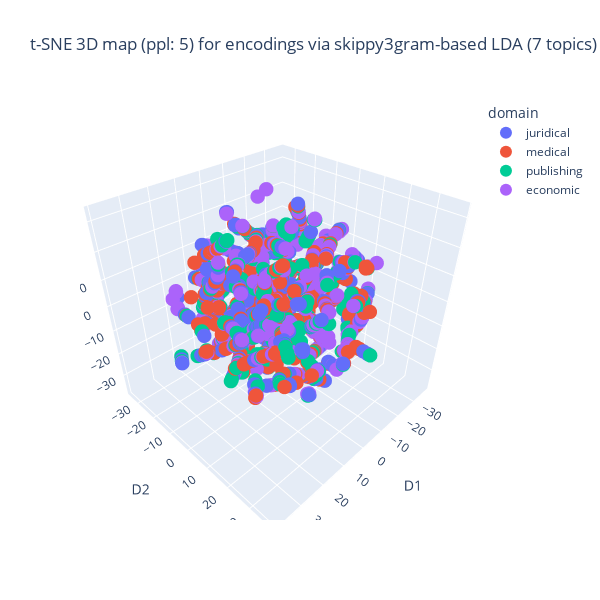
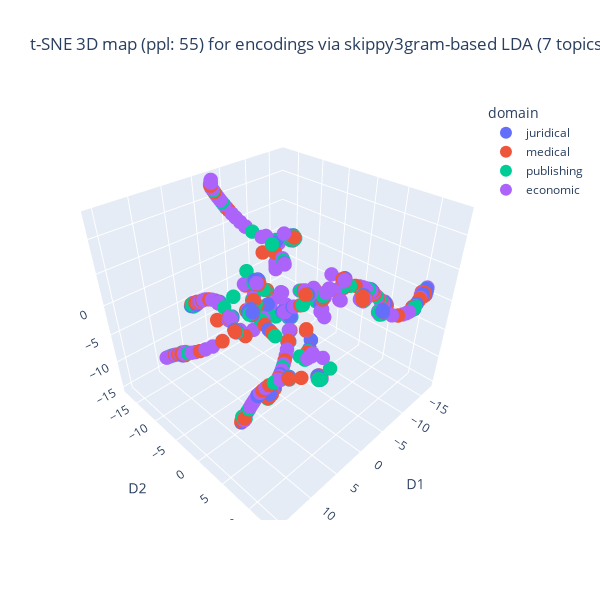
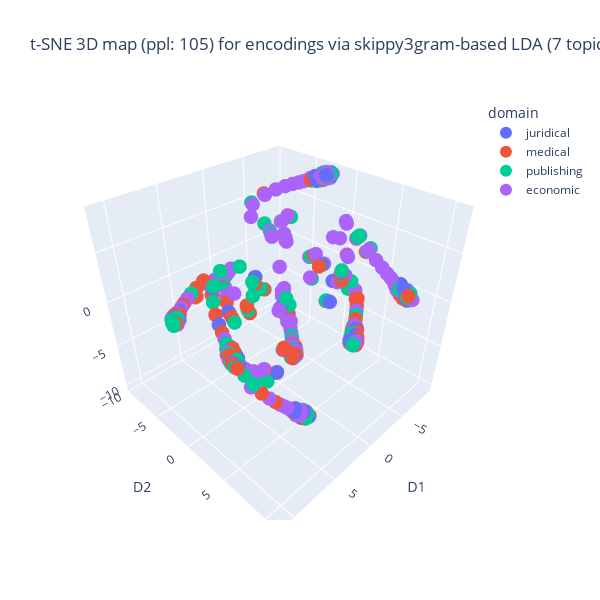
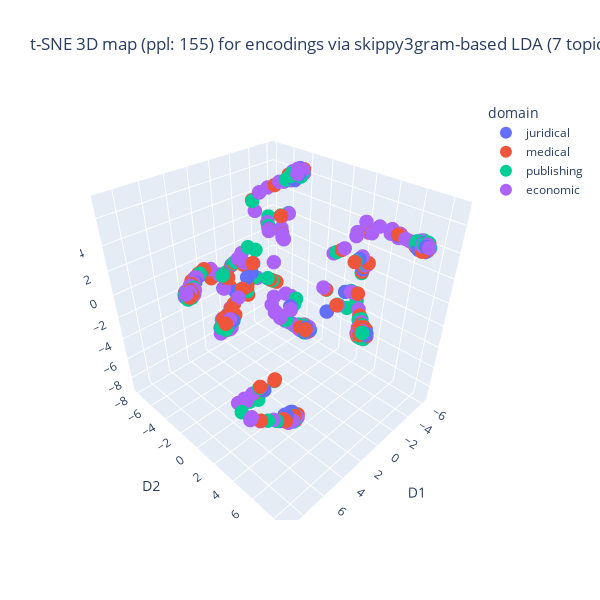

The notebook cell these images were saved under, in order:
### Markdown cell above
# t-SNE を使った可視化

### Code cell
%%capture --no-display

## Plotlyを使って tSNE の結果の可視化 (3D)
import sklearn.manifold
import numpy as np
import pandas as pd
import plotly.express as pex

## perplexity の効果を確認
divider = 5
relative_perplexity = True
if relative_perplexity:
    max_val = round(len(df)/divider)
else:
    max_val = 200
perplexity_vals = range(5, max_val, 50) # 10から始めて doc数の 1/divider まで，50づつ大きくする
print(f"perplexity vals: {perplexity_vals}")

E = np.array(list(df['enc']))
max_steps = 3
early_stop = True
for i, perplexity_val in enumerate(perplexity_vals):
    ## 早期停止
    if early_stop:
        if i >= max_steps:
            continue
    ## tSNE 3D の生成
    tSNE_3d_varied = sklearn.manifold.TSNE(n_components = 3, random_state = 0,
                                perplexity = perplexity_val, n_iter = 1000)
    ## Fitting
    fit_3d = tSNE_3d_varied.fit_transform(E)
    
    ## df の編集
    df['D1'] = fit_3d[:,0]
    df['D2'] = fit_3d[:,1]
    df['D3'] = fit_3d[:,2]
    
    ## 描画
    title_val = f"t-SNE 3D map (ppl: {perplexity_val}) for encodings via {term_type}-based LDA ({n_topics} topics)"
    fig = pex.scatter_3d(df, x = 'D1', y = 'D2', z = 'D3', color = 'domain', title = title_val)
    #
    fig.update_layout(showlegend = True, legend = {'itemsizing': 'constant'},
                  autosize = False, width = 600, height = 600)
    fig.update_traces(marker_size = 5)
    fig.show()
#

### Figure 1 — Plotly figure (JSON) as saved in the notebook; plotly's stock layout.template omitted (floating-point values rounded to 4 significant figures; data arrays with more than 128 entries replaced by an {"elided": "..."} marker saying what was removed)
{"data": [{"hovertemplate": "domain=juridical<br>D1=%{x}<br>D2=%{y}<br>D3=%{z}<extra></extra>", "legendgroup": "juridical", "marker": {"color": "#636efa", "size": 5, "symbol": "circle"}, "mode": "markers", "name": "juridical", "scene": "scene", "showlegend": true, "type": "scatter3d", "x": {"elided": "500 float values"}, "y": {"elided": "500 float values"}, "z": {"elided": "500 float values"}}, {"hovertemplate": "domain=medical<br>D1=%{x}<br>D2=%{y}<br>D3=%{z}<extra></extra>", "legendgroup": "medical", "marker": {"color": "#EF553B", "size": 5, "symbol": "circle"}, "mode": "markers", "name": "medical", "scene": "scene", "showlegend": true, "type": "scatter3d", "x": {"elided": "500 float values"}, "y": {"elided": "500 float values"}, "z": {"elided": "500 float values"}}, {"hovertemplate": "domain=publishing<br>D1=%{x}<br>D2=%{y}<br>D3=%{z}<extra></extra>", "legendgroup": "publishing", "marker": {"color": "#00cc96", "size": 5, "symbol": "circle"}, "mode": "markers", "name": "publishing", "scene": "scene", "showlegend": true, "type": "scatter3d", "x": {"elided": "500 float values"}, "y": {"elided": "500 float values"}, "z": {"elided": "500 float values"}}, {"hovertemplate": "domain=economic<br>D1=%{x}<br>D2=%{y}<br>D3=%{z}<extra></extra>", "legendgroup": "economic", "marker": {"color": "#ab63fa", "size": 5, "symbol": "circle"}, "mode": "markers", "name": "economic", "scene": "scene", "showlegend": true, "type": "scatter3d", "x": {"elided": "497 float values"}, "y": {"elided": "497 float values"}, "z": {"elided": "497 float values"}}], "layout": {"autosize": false, "height": 600, "legend": {"itemsizing": "constant", "title": {"text": "domain"}, "tracegroupgap": 0}, "scene": {"domain": {"x": [0, 1], "y": [0, 1]}, "xaxis": {"title": {"text": "D1"}}, "yaxis": {"title": {"text": "D2"}}, "zaxis": {"title": {"text": "D3"}}}, "showlegend": true, "title": {"text": "t-SNE 3D map (ppl: 5) for encodings via skippy3gram-based LDA (7 topics)"}, "width": 600}}

### Figure 2 — Plotly figure (JSON) as saved in the notebook; plotly's stock layout.template omitted (floating-point values rounded to 4 significant figures; data arrays with more than 128 entries replaced by an {"elided": "..."} marker saying what was removed)
{"data": [{"hovertemplate": "domain=juridical<br>D1=%{x}<br>D2=%{y}<br>D3=%{z}<extra></extra>", "legendgroup": "juridical", "marker": {"color": "#636efa", "size": 5, "symbol": "circle"}, "mode": "markers", "name": "juridical", "scene": "scene", "showlegend": true, "type": "scatter3d", "x": {"elided": "500 float values"}, "y": {"elided": "500 float values"}, "z": {"elided": "500 float values"}}, {"hovertemplate": "domain=medical<br>D1=%{x}<br>D2=%{y}<br>D3=%{z}<extra></extra>", "legendgroup": "medical", "marker": {"color": "#EF553B", "size": 5, "symbol": "circle"}, "mode": "markers", "name": "medical", "scene": "scene", "showlegend": true, "type": "scatter3d", "x": {"elided": "500 float values"}, "y": {"elided": "500 float values"}, "z": {"elided": "500 float values"}}, {"hovertemplate": "domain=publishing<br>D1=%{x}<br>D2=%{y}<br>D3=%{z}<extra></extra>", "legendgroup": "publishing", "marker": {"color": "#00cc96", "size": 5, "symbol": "circle"}, "mode": "markers", "name": "publishing", "scene": "scene", "showlegend": true, "type": "scatter3d", "x": {"elided": "500 float values"}, "y": {"elided": "500 float values"}, "z": {"elided": "500 float values"}}, {"hovertemplate": "domain=economic<br>D1=%{x}<br>D2=%{y}<br>D3=%{z}<extra></extra>", "legendgroup": "economic", "marker": {"color": "#ab63fa", "size": 5, "symbol": "circle"}, "mode": "markers", "name": "economic", "scene": "scene", "showlegend": true, "type": "scatter3d", "x": {"elided": "497 float values"}, "y": {"elided": "497 float values"}, "z": {"elided": "497 float values"}}], "layout": {"autosize": false, "height": 600, "legend": {"itemsizing": "constant", "title": {"text": "domain"}, "tracegroupgap": 0}, "scene": {"domain": {"x": [0, 1], "y": [0, 1]}, "xaxis": {"title": {"text": "D1"}}, "yaxis": {"title": {"text": "D2"}}, "zaxis": {"title": {"text": "D3"}}}, "showlegend": true, "title": {"text": "t-SNE 3D map (ppl: 55) for encodings via skippy3gram-based LDA (7 topics)"}, "width": 600}}

### Figure 3 — Plotly figure (JSON) as saved in the notebook; plotly's stock layout.template omitted (floating-point values rounded to 4 significant figures; data arrays with more than 128 entries replaced by an {"elided": "..."} marker saying what was removed)
{"data": [{"hovertemplate": "domain=juridical<br>D1=%{x}<br>D2=%{y}<br>D3=%{z}<extra></extra>", "legendgroup": "juridical", "marker": {"color": "#636efa", "size": 5, "symbol": "circle"}, "mode": "markers", "name": "juridical", "scene": "scene", "showlegend": true, "type": "scatter3d", "x": {"elided": "500 float values"}, "y": {"elided": "500 float values"}, "z": {"elided": "500 float values"}}, {"hovertemplate": "domain=medical<br>D1=%{x}<br>D2=%{y}<br>D3=%{z}<extra></extra>", "legendgroup": "medical", "marker": {"color": "#EF553B", "size": 5, "symbol": "circle"}, "mode": "markers", "name": "medical", "scene": "scene", "showlegend": true, "type": "scatter3d", "x": {"elided": "500 float values"}, "y": {"elided": "500 float values"}, "z": {"elided": "500 float values"}}, {"hovertemplate": "domain=publishing<br>D1=%{x}<br>D2=%{y}<br>D3=%{z}<extra></extra>", "legendgroup": "publishing", "marker": {"color": "#00cc96", "size": 5, "symbol": "circle"}, "mode": "markers", "name": "publishing", "scene": "scene", "showlegend": true, "type": "scatter3d", "x": {"elided": "500 float values"}, "y": {"elided": "500 float values"}, "z": {"elided": "500 float values"}}, {"hovertemplate": "domain=economic<br>D1=%{x}<br>D2=%{y}<br>D3=%{z}<extra></extra>", "legendgroup": "economic", "marker": {"color": "#ab63fa", "size": 5, "symbol": "circle"}, "mode": "markers", "name": "economic", "scene": "scene", "showlegend": true, "type": "scatter3d", "x": {"elided": "497 float values"}, "y": {"elided": "497 float values"}, "z": {"elided": "497 float values"}}], "layout": {"autosize": false, "height": 600, "legend": {"itemsizing": "constant", "title": {"text": "domain"}, "tracegroupgap": 0}, "scene": {"domain": {"x": [0, 1], "y": [0, 1]}, "xaxis": {"title": {"text": "D1"}}, "yaxis": {"title": {"text": "D2"}}, "zaxis": {"title": {"text": "D3"}}}, "showlegend": true, "title": {"text": "t-SNE 3D map (ppl: 105) for encodings via skippy3gram-based LDA (7 topics)"}, "width": 600}}

### Figure 4 — Plotly figure (JSON) as saved in the notebook; plotly's stock layout.template omitted (floating-point values rounded to 4 significant figures; data arrays with more than 128 entries replaced by an {"elided": "..."} marker saying what was removed)
{"data": [{"hovertemplate": "domain=juridical<br>D1=%{x}<br>D2=%{y}<br>D3=%{z}<extra></extra>", "legendgroup": "juridical", "marker": {"color": "#636efa", "size": 5, "symbol": "circle"}, "mode": "markers", "name": "juridical", "scene": "scene", "showlegend": true, "type": "scatter3d", "x": {"elided": "500 float values"}, "y": {"elided": "500 float values"}, "z": {"elided": "500 float values"}}, {"hovertemplate": "domain=medical<br>D1=%{x}<br>D2=%{y}<br>D3=%{z}<extra></extra>", "legendgroup": "medical", "marker": {"color": "#EF553B", "size": 5, "symbol": "circle"}, "mode": "markers", "name": "medical", "scene": "scene", "showlegend": true, "type": "scatter3d", "x": {"elided": "500 float values"}, "y": {"elided": "500 float values"}, "z": {"elided": "500 float values"}}, {"hovertemplate": "domain=publishing<br>D1=%{x}<br>D2=%{y}<br>D3=%{z}<extra></extra>", "legendgroup": "publishing", "marker": {"color": "#00cc96", "size": 5, "symbol": "circle"}, "mode": "markers", "name": "publishing", "scene": "scene", "showlegend": true, "type": "scatter3d", "x": {"elided": "500 float values"}, "y": {"elided": "500 float values"}, "z": {"elided": "500 float values"}}, {"hovertemplate": "domain=economic<br>D1=%{x}<br>D2=%{y}<br>D3=%{z}<extra></extra>", "legendgroup": "economic", "marker": {"color": "#ab63fa", "size": 5, "symbol": "circle"}, "mode": "markers", "name": "economic", "scene": "scene", "showlegend": true, "type": "scatter3d", "x": {"elided": "497 float values"}, "y": {"elided": "497 float values"}, "z": {"elided": "497 float values"}}], "layout": {"autosize": false, "height": 600, "legend": {"itemsizing": "constant", "title": {"text": "domain"}, "tracegroupgap": 0}, "scene": {"domain": {"x": [0, 1], "y": [0, 1]}, "xaxis": {"title": {"text": "D1"}}, "yaxis": {"title": {"text": "D2"}}, "zaxis": {"title": {"text": "D3"}}}, "showlegend": true, "title": {"text": "t-SNE 3D map (ppl: 155) for encodings via skippy3gram-based LDA (7 topics)"}, "width": 600}}
